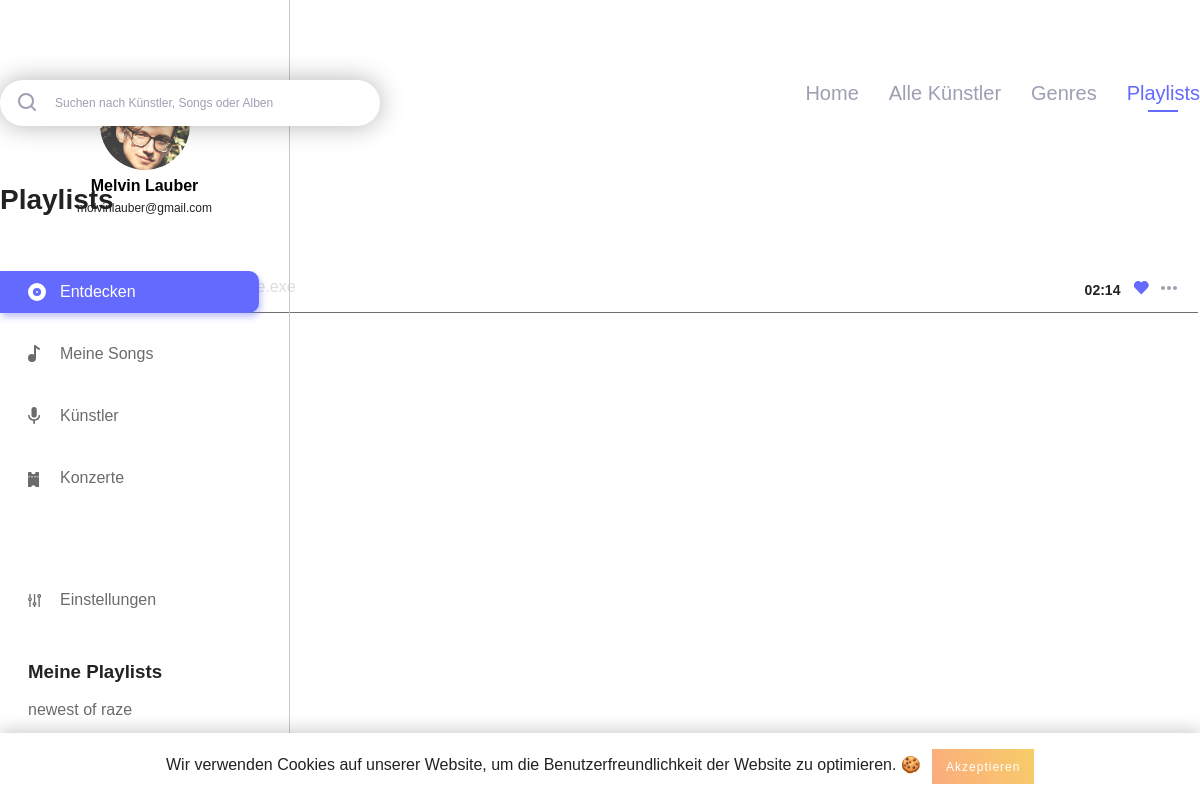
The app's page /playlist_detail.php?playlist_id=1 (signed in), older data.
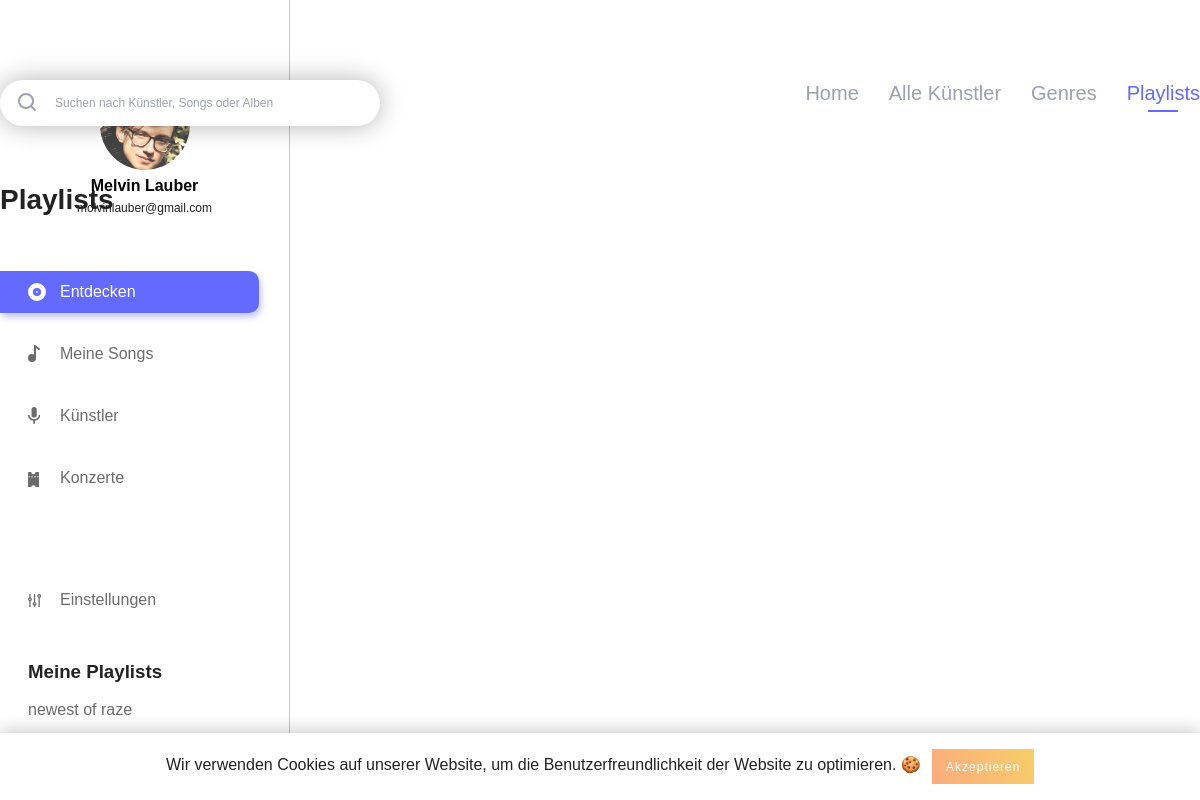
The same page, newer data.
### tables this page shows
CREATE TABLE IF NOT EXISTS `users` (
  `id` int(11) NOT NULL AUTO_INCREMENT,
  `username` varchar(255) NOT NULL,
  `email` varchar(255) NOT NULL,
  `firstname` varchar(255) NOT NULL,
  `lastname` varchar(255) NOT NULL,
  `password_hash` varchar(255) NOT NULL,
  `password_token` varchar(255) NOT NULL,
  `is_artist` int(1) NOT NULL,
  `has_darkmode` tinyint(1) NOT NULL,
  PRIMARY KEY (`id`),
  UNIQUE KEY `username` (`username`),
  UNIQUE KEY `email` (`email`)
);

CREATE TABLE IF NOT EXISTS `playlist` (
  `playlist_id` int(11) NOT NULL AUTO_INCREMENT,
  `playlist_name` varchar(255) NOT NULL,
  `user_id` int(11) NOT NULL,
  `playlist_description` text NOT NULL,
  PRIMARY KEY (`playlist_id`),
  KEY `playlist_fk0` (`user_id`)
);

CREATE TABLE IF NOT EXISTS `playlist_song` (
  `playlist_id` int(11) NOT NULL,
  `song_id` int(11) NOT NULL,
  KEY `playlist_song_fk0` (`playlist_id`),
  KEY `playlist_song_fk1` (`song_id`)
);

CREATE TABLE IF NOT EXISTS `artist` (
  `artist_id` int(11) NOT NULL AUTO_INCREMENT,
  `user_id` int(11) NOT NULL,
  `artist_firstname` varchar(255) NOT NULL,
  `artist_lastname` varchar(255) NOT NULL,
  `biography` text NOT NULL,
  PRIMARY KEY (`artist_id`),
  KEY `artist_fk0` (`user_id`)
);

CREATE TABLE IF NOT EXISTS `song` (
  `song_id` int(11) NOT NULL AUTO_INCREMENT,
  `artist_id_link` int(11) NOT NULL,
  `song_name` varchar(255) NOT NULL,
  `album_id_link` int(11) NOT NULL,
  `length` varchar(255) NOT NULL,
  `genre_id` int(11) NOT NULL,
  PRIMARY KEY (`song_id`),
  KEY `song_fk0` (`artist_id_link`),
  KEY `song_fk2` (`genre_id`),
  KEY `song_fk1` (`album_id_link`)
);

### includes/start.php (called while the page is built, shortened)
<?php
include 'db.php';
if (isset($_SESSION['user']['id']) && !empty($_SESSION['user']['id'])) {
	$statement = $pdo->prepare("SELECT * FROM `users` WHERE `id` = :id");
	$result = $statement->execute(array('id' => $_SESSION['user']['id']));
}
if (isset($_SESSION['user']['has_darkmode']) && $_SESSION['user']['has_darkmode'] == 1) {
	$body_class = 'dark';
}
else {
	$body_class = '';
}
?>

### playlist_detail.php (the view, shortened to what this page needs)
<?php
include 'includes/start.php';
$playlist_song_query = "SELECT playlist_song.playlist_id, songs.*, artists.artist_firstname, artists.artist_lastname FROM `playlist_song` playlist_song
					INNER JOIN `song` songs ON songs.song_id = playlist_song.song_id
					LEFT JOIN `artist` artists ON artists.artist_id = songs.artist_id_link
					WHERE `playlist_id` = ".$_SESSION['playlist']['id'];
?>
<!DOCTYPE html>
<html lang="de">
	<head>
		<?php include 'includes/meta_data.php'; ?>
	</head>
	<body class="<?php echo $body_class; ?>">
		<?php include 'includes/navigation_left.php'; ?>
		<?php include 'includes/cookie_banner.php'; ?>
		<div class="main_content_wrapper">
			<div class="main_content_inner">
				<?php include 'includes/search_navi.php'; ?>
				<div id="genres_wrapper">
					<h3 class="short_title"><?php echo PLAYLISTS; ?></h3>
					<table class="saved_songs_list">
						<tbody>
							<?php foreach ($pdo->query($playlist_song_query) as $playlist_songs_data) {
								$statement_song = $pdo->prepare("SELECT `song_id` FROM `playlist_song` WHERE `song_id` = :song_id");
								$statement_song->bindParam(':song_id', $playlist_songs_data['song_id']);
								$statement_song->execute();
								if ($statement_song->rowCount() > 0) {
									$like_class = 'liked';
								}
								else {
									$like_class = '';
								}
								?>
								<tr>
									<td class="play"><span class="play_song_wrapper play_song_class" data-song=<?php echo $playlist_songs_data['song_id']; ?> data-song_name="<?php echo $playlist_songs_data['song_name'];?>" data-artist_name="<?php echo $playlist_songs_data['artist_firstname'].' '.$playlist_songs_data['artist_lastname']; ?>">
									 </span></td>
									<td class="song_name"><?php echo $playlist_songs_data['song_name']; ?></td>
									<td class="artist_name"><a href="artist_detail.php?artist_id=<?php echo 1; ?>"><?php echo $playlist_songs_data['artist_firstname'].' '.$playlist_songs_data['artist_lastname']; ?></a></td>
									<td class="actions"><span class="like_wrapper like_song like <?php echo $like_class; ?>" data-song=<?php echo $playlist_songs_data['song_id']; ?>></span></td>
									<td class="length"><?php echo $playlist_songs_data['length']; ?></td>
								</tr>
							<?php } ?>
						</tbody>
					</table>
				</div>
			</div>
		</div>
	</body>
</html>

### includes/navigation_left.php (shortened to what this page needs)
<?php
if(isset($_SESSION['active'])) {
	$active_class = $_SESSION['active'];
}
$query = "SELECT * FROM `users` WHERE `id` = ".$_SESSION['user']['id'];
$playlist_query = "SELECT * FROM `playlist` WHERE `user_id` = ".$_SESSION['user']['id'];
?>
<div class="navigation_left">
	<div class="navigation_wrapper">
		<div class="profile">
			<h3 class="profile_name">
				<?php foreach ($pdo->query($query) as $user_data) {
					echo $user_data['firstname'].' '.$user_data['lastname'];
				} ?>
			</h3>
			<p class="profile_mail">
				<?php foreach ($pdo->query($query) as $user_data) {
					echo $user_data['email'];
				} ?>
			</p>
		</div>
		<div class="main_navigation">
			<ul>
				<li class="navigation_element <?php if($active_class === 'discover') { echo 'active'; } ?>"><a href="index.php"><img class="svg" src="img/assets/discover.svg" alt="<?php echo DISCOVER; ?>"><?php echo DISCOVER; ?></a></li>
				<li class="navigation_element <?php if($active_class === 'my_songs') { echo 'active'; } ?>"><a href="my_songs.php"><img class="svg" src="img/assets/my_songs.svg" alt="<?php echo MY_SONGS; ?>"><?php echo MY_SONGS; ?></a></li>
				<li class="navigation_element <?php if($active_class === 'artists') { echo 'active'; } ?>"><a href="artists.php"><img class="svg" src="img/assets/artists.svg" alt="<?php echo ARTISTS; ?>"><?php echo ARTISTS; ?></a></li>
				<li class="navigation_element <?php if($active_class === 'events') { echo 'active'; } ?>"><a href="events.php"><img class="svg" src="img/assets/events.svg" alt="<?php echo EVENTS; ?>"><?php echo EVENTS; ?></a></li>
				<li class="navigation_element <?php if($active_class === 'settings') { echo 'active'; } ?>"><a href="settings.php"><img class="svg" src="img/assets/settings_nav.svg" alt="<?php echo SETTINGS; ?>"><?php echo SETTINGS; ?></a></li>
			</ul>
		</div>
		<div class="playlist_wrapper">
			<h3 class="playlist_title"><?php echo MY_PLAYLISTS; ?></h3>
			<ul>
				<?php foreach ($pdo->query($playlist_query) as $playlist_data) { ?>
					<li class="playlist_element"><a href="playlist_detail.php?playlist_id=<?php echo $playlist_data['playlist_id']; ?>"><?php echo $playlist_data['playlist_name']; ?></a></li>
				<?php } ?>
			</ul>
		</div>
	</div>
</div>

Row changes from the older to the newer data that the page shows:
removed playlist_song: artist.artist_firstname "raze.exe", song.length "02:14"
